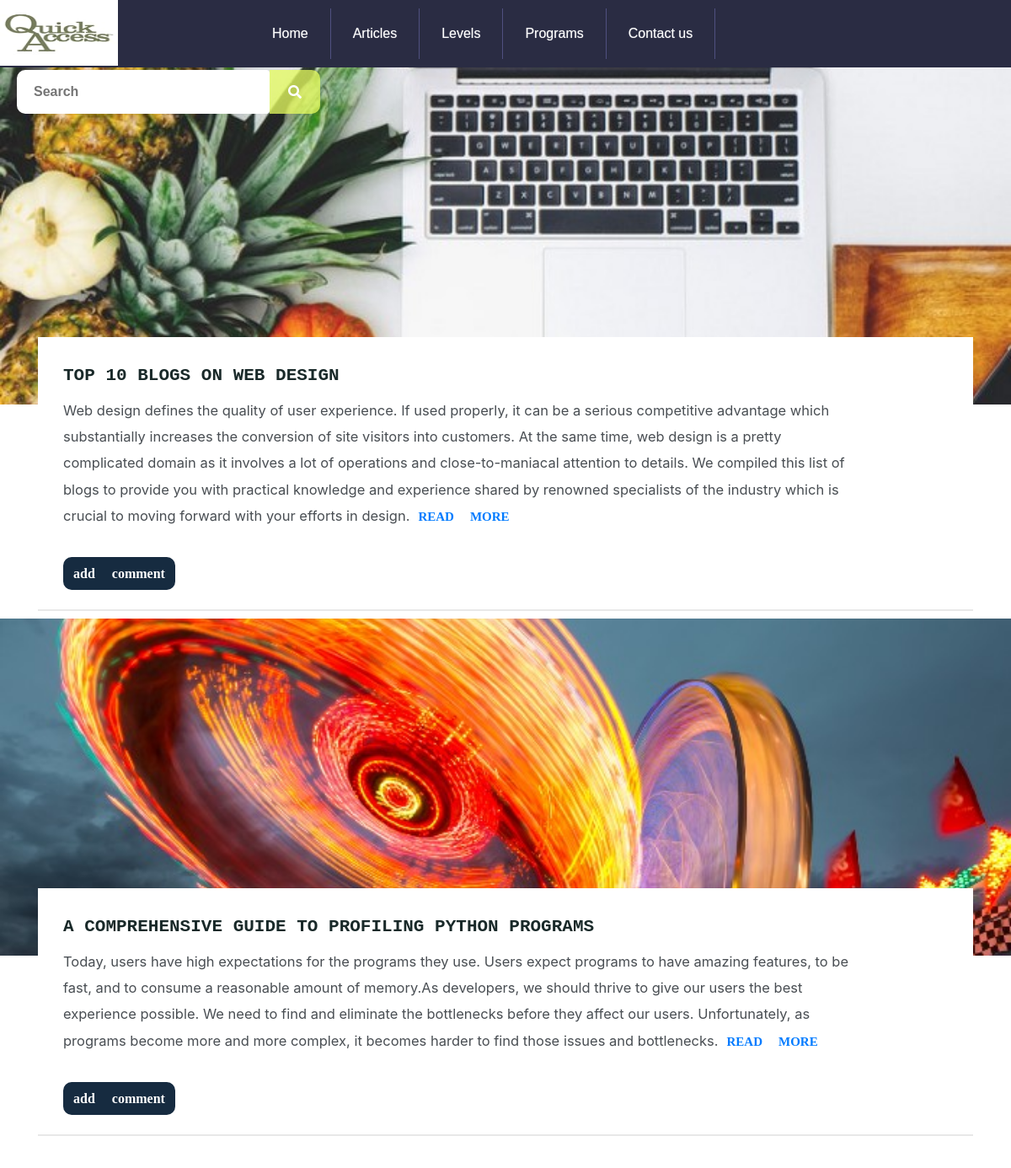
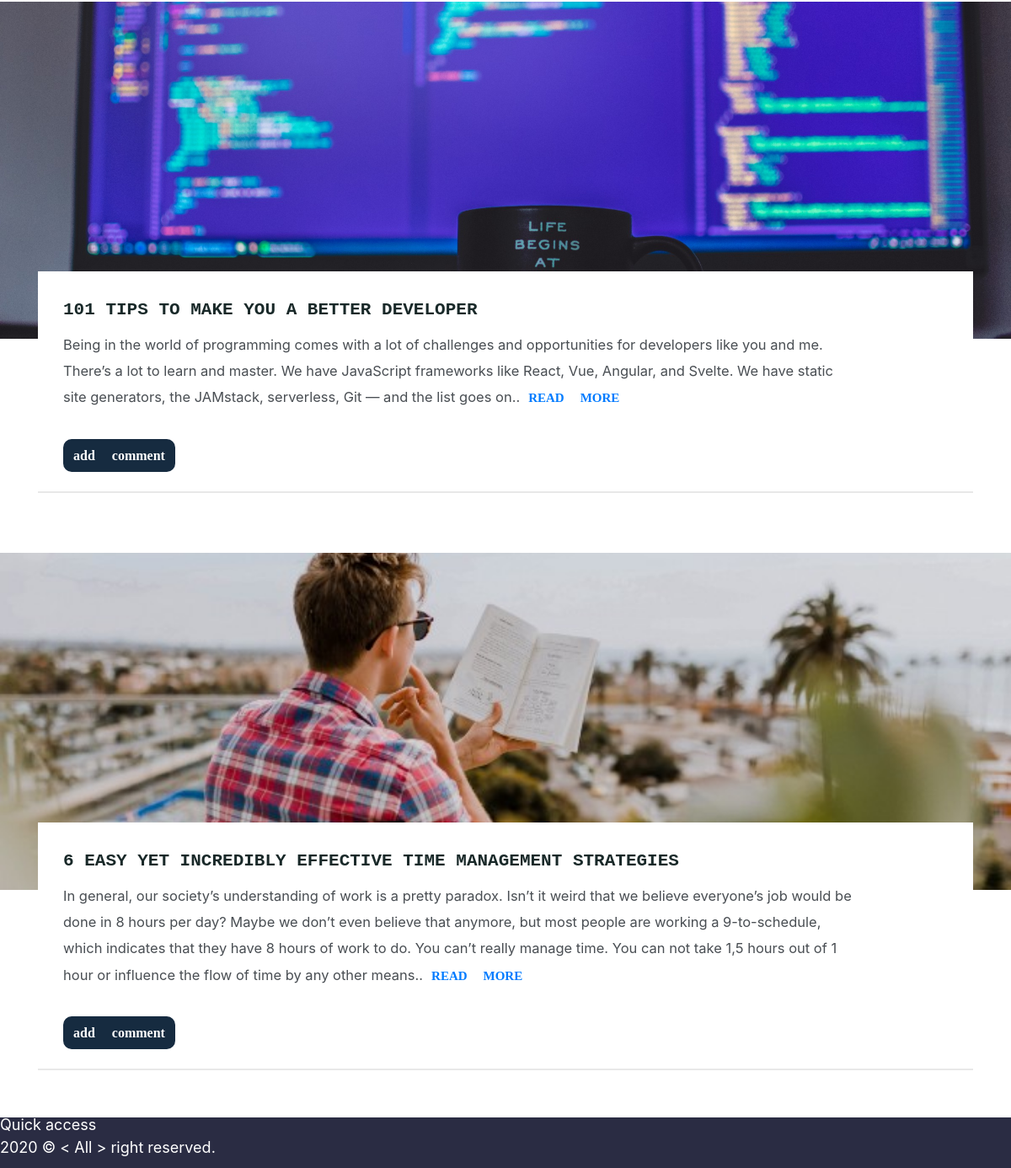
The page /Articles.php on the database its author committed (2 pictures, top to bottom).
### tables this page shows
CREATE TABLE `articles` (
  `id` int(11) NOT NULL,
  `Articles_name` varchar(200) NOT NULL,
  `Articles_details` text  NOT NULL,
  `url_articles` varchar(200) NOT NULL,
  `Articles_img` varchar(256)  NOT NULL
);

### Html/Articles.php (the view, shortened to what this page needs)
<?php
include('conn.php');
?>
<!DOCTYPE html>
<html lang="en" >
<head>
  <link rel="stylesheet" href="../Css/bootstrap.min.css" />
  <link rel="stylesheet" href="../Css/articles.css" />
</head>
<body>
<?php
$sql = "SELECT * FROM `articles` order by id desc";
$res = mysqli_query($con,$sql);
while ($row = mysqli_fetch_array($res)) {
    $article_name = $row['Articles_name'];
    $articles_details = $row['Articles_details'];
    $articles_img = $row['Articles_img'];
?>
<div class="all" style="padding-top: 80px;">
    <div class="image1" style="background-image: url('images/<?php echo($articles_img); ?>');">
            <div class="book">
                <div class="container">
                    <div class="articles">
                       <a href="ArticlesContent.php?id=<?php echo $row["id"]; ?>" class="rules"><?php echo $article_name; ?> </a>
                        <p><?php echo $articles_details; ?><a href="ArticlesContent.php?id=<?php echo $row["id"]; ?>" >read more </a> </p>
                        <a href="ArticlesContent.php?id=<?php echo $row["id"]; ?>" class="add">add comment</a>
                    </div>
                </div>
            </div>
    </div>
</div>
<br>
  <?php } ?>
    <br><br><br><br>
    <div class="footer">
        <p> Quick access <br> 2020 &copy; &lt; All &gt; right reserved.</p>
    </div>
</body>
</html>

### Css/index.css (style rules this page uses)
* { margin: 0; padding: 0; }
.nav { background: #2A2C43 ; height: 80px; width: 100%; display: flex; align-items: center; }
.nav li { float: left; list-style-type: none; position: relative; }
.nav li a { font-size: 16px; color: white; display: block; line-height: 60px; padding: 0 26px; text-decoration: none; border-right: 1px solid #505080; font-family: sans-serif; text-shadow: 0 0 1px rgba(255, 255, 255, 0.5); }
#logo { float: left; margin-right: 130px; border-bottom: 1px solid #2A2C43; }
#options a { border-left: 0 none; }
#search { width: 390spx; margin: 4px; margin-left: 20px; }
#search_text { width: 300px; height: 52px; padding: 15px 0 15px 20px; font-size: 16px; font-family: Montserrat, sans-serif; border: 0 none; margin-right: 0; color: #2A2C43; font-weight: bold; outline: none; background: white; float: left; box-sizing: border-box; transition: all 0.15s; border-top-left-radius: 10px; border-bottom-left-radius: 10px; }
#btnSearch { border: 0 none; padding: 0; width: 60px; height: 52px; float: left; text-align: center; cursor: pointer; color: white; background-color:rgba(230, 253, 96, 0.76); border-top-right-radius: 10px; border-bottom-right-radius: 10px; }
* { box-sizing:border-box }
.footer { height: 60px; background-color: #2A2C43; color: white; display: flex ; justify-content: left; align-items:center; font-size: 18px ; }
input[type=text], select, textarea { width: 100%; padding: 12px; border: 1px solid #ccc; border-radius: 4px; resize: vertical; }

### Css/articles.css (style rules this page uses)
.all { height: 600px; margin-bottom: 30px; }
.image1 { height: 400px; background-repeat: no-repeat; background-size: cover; position: relative; background-position: center; }
.book { position: absolute; top: 80%; left: 0; right: 0; }
.articles { background-color: #fff; padding: 30px 20px; border-bottom: 2px solid #e8e8e8; margin-bottom: 30px; }
.articles .rules { font-size: 21px; color: #192929; font-family: monospace; text-decoration: none; font-weight: bold; }
.articles a { font-size: 15px; text-decoration: none; font-family: emoji; text-transform: uppercase; font-weight: bold; margin-left: 10px; }
.articles p { padding: 10px; width: 90%; line-height: 1.9; font-size: 16.5px; color: #494e53; margin-bottom: 30px; }
.articles .add { background-color: #162b40; padding: 10px 12px; color: #fff; text-transform: none; font-size: 16px; border-radius: 10px; }
.footer { height: 60px; background-color: #2A2C43; color: white; display: flex ; justify-content: left; align-items:center; font-size: 18px ; }

### rows shown on the page
articles: Articles_img (picture), Articles_name "TOP 10 BLOGS ON WEB DESIGN", Articles_details "Web design defines the quality of user experience. If used properly, it can be a serious competitive advantage which substantially increases the conversion of site visitors into customers. At the same time, web design is a pretty complicated domain as it involves a lot of operations and close-to-maniacal attention to details. We compiled this list of blogs to provide you with practical knowledge and experience shared by renowned specialists of the industry which is crucial to moving forward with your efforts in design."
articles: Articles_img (picture), Articles_name "A COMPREHENSIVE GUIDE TO PROFILING PYTHON PROGRAMS", Articles_details "Today, users have high expectations for the programs they use. Users expect programs to have amazing features, to be fast, and to consume a reasonable amount of memory.As developers, we should thrive to give our users the best experience possible. We need to find and eliminate the bottlenecks before they affect our users. Unfortunately, as programs become more and more complex, it becomes harder to find those issues and bottlenecks."
articles: Articles_img (picture), Articles_name "101 TIPS TO MAKE YOU A BETTER DEVELOPER", Articles_details "Being in the world of programming comes with a lot of challenges and opportunities for developers like you and me. There’s a lot to learn and master. We have JavaScript frameworks like React, Vue, Angular, and Svelte. We have static site generators, the JAMstack, serverless, Git — and the list goes on.."
articles: Articles_img (picture), Articles_name "6 EASY YET INCREDIBLY EFFECTIVE TIME MANAGEMENT STRATEGIES", Articles_details "In general, our society’s understanding of work is a pretty paradox. Isn’t it weird that we believe everyone’s job would be done in 8 hours per day? Maybe we don’t even believe that anymore, but most people are working a 9-to-schedule, which indicates that they have 8 hours of work to do. You can’t really manage time. You can not take 1,5 hours out of 1 hour or influence the flow of time by any other means.."
